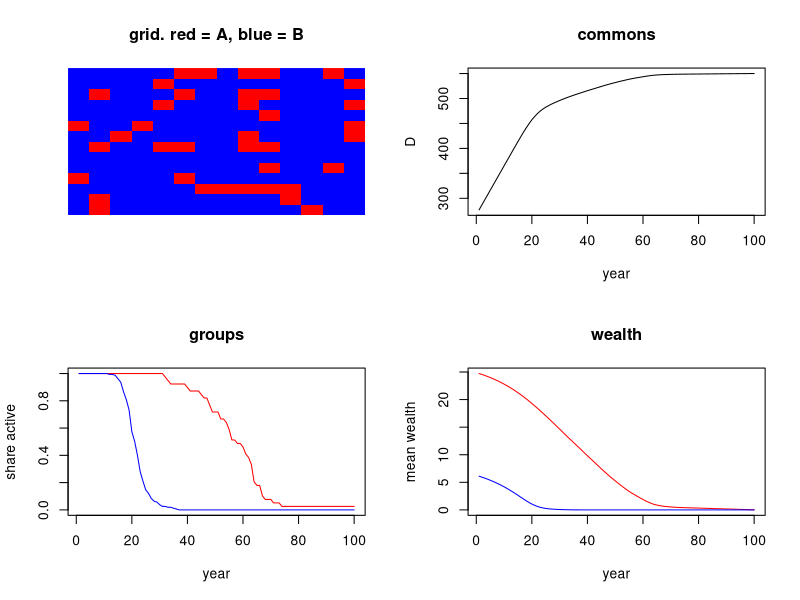

Write the R code that produced this figure.
#model 03. model 02 plus a wealth spread within each group.
#each agent gets its group level times a random factor. sigma = 0 gives model 02 back.

rm(list=ls())
set.seed(100)

nd=14
T=100
r0=10          #mean start wealth
k=4            #wealth ratio A to B. 1 = equal
pA=0.2         #share of agents in group A. 0.5 = half
sigma=0.3      #spread of wealth within a group. 0 = none
rB=r0/(pA*k+1-pA)  #start wealth B
rA=k*rB        #start wealth A
c=0.1          #cost of restraining
alpha=0.05     #emission per emitter per year
D0=267         #excess CO2 today
dg=2e-6        #damage dg*D^2

N=nd*nd
group=array(0,dim=c(nd,nd))
resource=array(0,dim=c(nd,nd))
strat=array(1,dim=c(nd,nd))   #1 = emit, everyone starts emitting
grid=array(0,dim=c(nd,nd))
payoff=array(0,dim=c(nd,nd))
alive=array(1,dim=c(nd,nd))

#two groups, pA of them A, random places. 0 = group A, 1 = group B
nA=round(pA*N)
tmp=sample(c(rep(0,nA),rep(1,N-nA)))
n=0
for(i in 1:nd){ for(j in 1:nd){
  n=n+1; group[i,j]=tmp[n]
  if(group[i,j]==0) resource[i,j]=rA else resource[i,j]=rB
  resource[i,j]=resource[i,j]*exp(rnorm(1,0,sigma)-sigma^2/2)   #spread, mean stays the same
}}
D=D0

DH=numeric(T); AH=numeric(T); BH=numeric(T); RH=numeric(T); WA=numeric(T); WB=numeric(T)

for(t in 1:T){

  #1 act. 1 = emit, 0 = restrain
  for(i in 1:nd){ for(j in 1:nd){
    if(alive[i,j]==0){ grid[i,j]=0; next }
    grid[i,j]=strat[i,j]
    if(resource[i,j]<c) grid[i,j]=1
  }}

  #2 commons. emissions go in, nothing comes out
  nem=sum(alive==1 & grid==1)
  D=D+alpha*nem

  #3 pay
  for(i in 1:nd){ for(j in 1:nd){
    if(alive[i,j]==0){ payoff[i,j]=0; next }
    if(grid[i,j]==1) payoff[i,j]=-dg*D*D else payoff[i,j]=-c-dg*D*D
    resource[i,j]=resource[i,j]+payoff[i,j]
    if(resource[i,j]<=0){ alive[i,j]=0; resource[i,j]=0; grid[i,j]=0 }
  }}

  #4 copy the best of self and 4 neighbours
  newstrat=strat
  for(i in 1:nd){ for(j in 1:nd){
    if(alive[i,j]==0) next
    if(i-1==0) am=nd else am=i-1
    if(i+1>nd) ap=1 else ap=i+1
    if(j-1==0) bm=nd else bm=j-1
    if(j+1>nd) bp=1 else bp=j+1
    best=payoff[i,j]; bests=strat[i,j]
    for(nb in list(c(ap,j),c(am,j),c(i,bp),c(i,bm))){
      x=nb[1]; y=nb[2]
      if(alive[x,y]==0) next
      if(payoff[x,y]>best){ best=payoff[x,y]; bests=grid[x,y] }
    }
    newstrat[i,j]=bests
  }}
  strat=newstrat

  DH[t]=D
  AH[t]=mean(alive[group==0]); BH[t]=mean(alive[group==1])
  RH[t]=if(sum(alive)>0) 1-mean(grid[alive==1]) else NA
  WA[t]=mean(resource[group==0]); WB[t]=mean(resource[group==1])
}

par(mfrow=c(2,2))
image(group,col=c("red","blue"),axes=FALSE,main="grid. red = A, blue = B")
plot(DH,type="l",xlab="year",ylab="D",main="commons")
plot(AH,type="l",col="red",ylim=c(0,1),xlab="year",ylab="share active",main="groups")
lines(BH,col="blue")
plot(WA,type="l",col="red",ylim=c(0,max(WA)),xlab="year",ylab="mean wealth",main="wealth")
lines(WB,col="blue")

cat("A out:",if(any(AH==0)) min(which(AH==0)) else NA,"  B out:",if(any(BH==0)) min(which(BH==0)) else NA,"\n")
